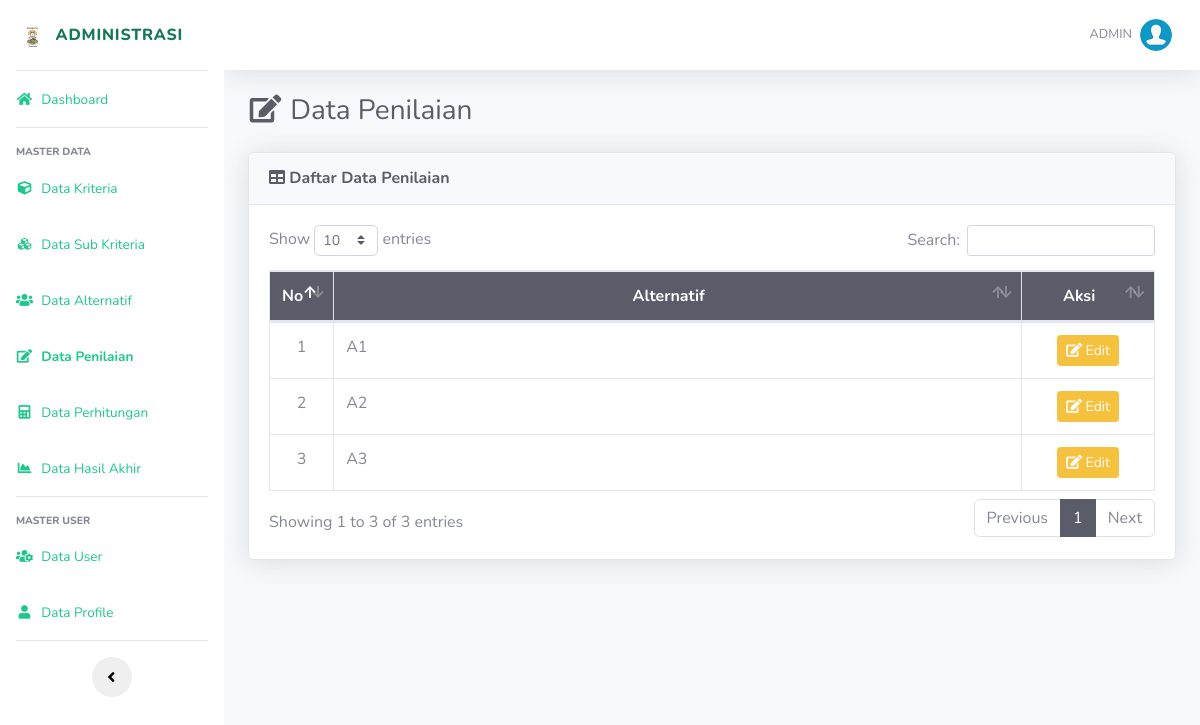
The page /list-penilaian.php (signed in) on the database its author committed.
### tables this page shows
CREATE TABLE `alternatif` (
  `id_alternatif` int(11) NOT NULL,
  `nama` varchar(100) NOT NULL
);

### list-penilaian.php (the view, shortened to what this page needs)
<?php require_once('includes/init.php'); ?>
<?php
require_once('template/header.php');
?>
<div class="d-sm-flex align-items-center justify-content-between mb-4">
    <h1 class="h3 mb-0 text-gray-800"><i class="fas fa-fw fa-edit"></i> Data Penilaian</h1>
</div>
<div class="card shadow mb-4">
    <div class="card-header py-3">
        <h6 class="m-0 font-weight-bold text-dark"><i class="fa fa-table"></i> Daftar Data Penilaian</h6>
    </div>
	<div class="card-body">
		<div class="table-responsive">
			<table class="table table-bordered" id="dataTable" width="100%" cellspacing="0">
				<thead class="bg-dark text-white">
					<tr align="center">
						<th width="5%">No</th>
						<th>Alternatif</th>
						<th width="15%">Aksi</th>
					</tr>
				</thead>
				<tbody>
					<?php
					$no=1;
					$query = mysqli_query($koneksi,"SELECT * FROM alternatif");
					while($data = mysqli_fetch_array($query)){
					?>
					<tr align="center">
						<td><?=$no ?></td>
						<td align="left"><?= $data['nama'] ?></td>
						<?php
						$id_alternatif = $data['id_alternatif'];
						$q = mysqli_query($koneksi,"SELECT * FROM penilaian WHERE id_alternatif='$id_alternatif'");
						$cek_tombol = mysqli_num_rows($q);
						?>
						<td>
						<?php if ($cek_tombol==0) { ?>
						<a data-toggle="modal" href="#set<?= $data['id_alternatif'] ?>" class="btn btn-success btn-sm"><i class="fa fa-plus"></i> Input</a>
						<?php } else { ?>
						<a data-toggle="modal" href="#edit<?= $data['id_alternatif'] ?>" class="btn btn-warning btn-sm"><i class="fa fa-edit"></i> Edit</a>
						<?php } ?>
						</td>
					</tr>
					<?php
					$no++;
					}
					?>
				</tbody>
			</table>
		</div>
	</div>
</div>
<?php
require_once('template/footer.php');
?>

### rows shown on the page
alternatif: nama "A1"
alternatif: nama "A2"
alternatif: nama "A3"

### other values the page prints
$_SESSION['username'] "ADMIN"
